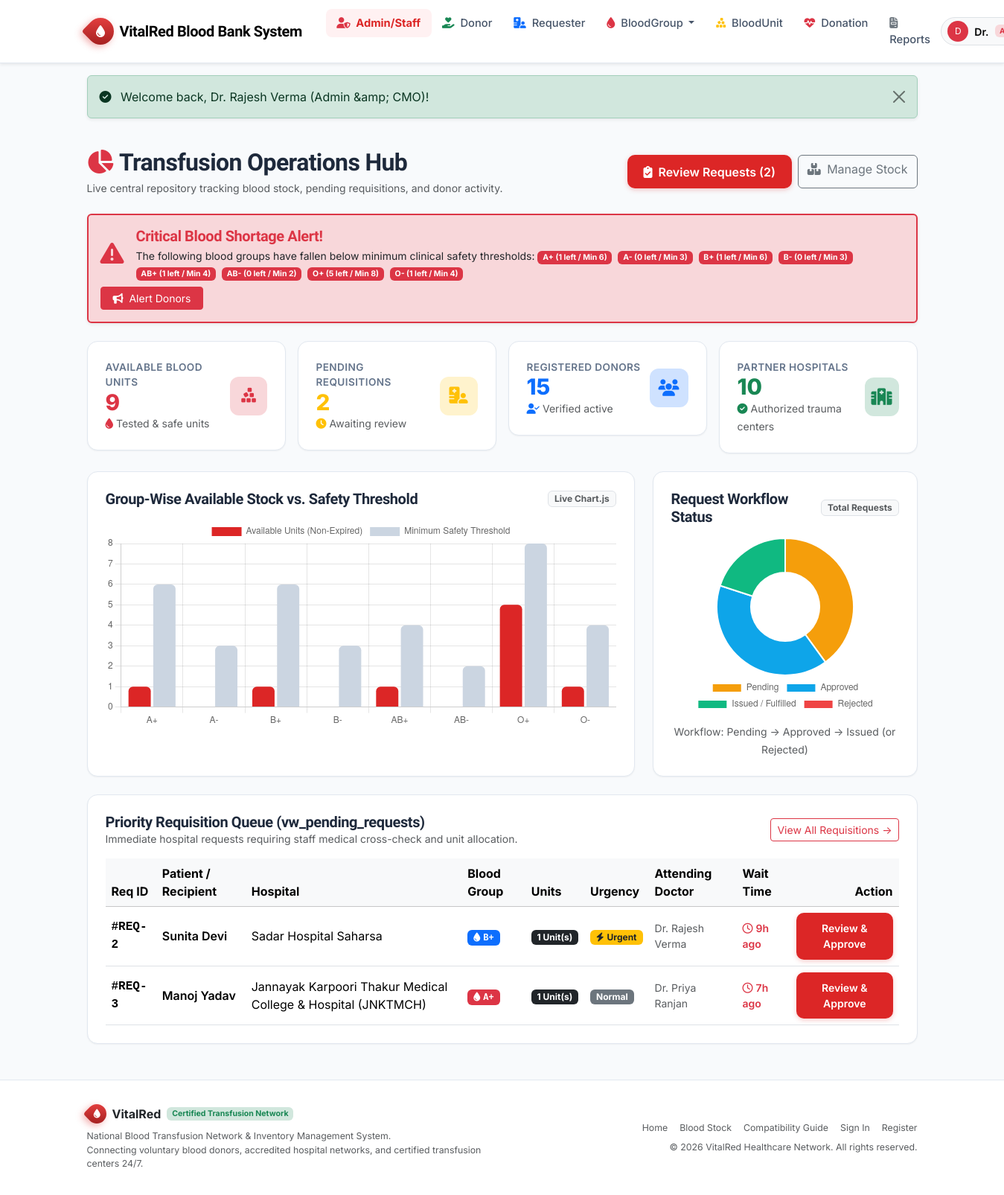
/admin/index.php (signed in), run on the app's committed database.
### tables this page shows
CREATE TABLE blood_groups (
    blood_group_id INT AUTO_INCREMENT PRIMARY KEY,
    group_name VARCHAR(5) NOT NULL UNIQUE,       
    rh_factor ENUM('Positive', 'Negative') NOT NULL,
    critical_threshold INT NOT NULL DEFAULT 5,   
    description VARCHAR(255) NULL
);

### admin/index.php (the view, shortened to what this page needs)
<?php
require_once __DIR__ . '/../includes/auth_helper.php';
$total_units = $pdo->query("SELECT COUNT(*) FROM blood_units WHERE status = 'available' AND expiry_date >= CURDATE()")->fetchColumn();
$pending_reqs = $pdo->query("SELECT COUNT(*) FROM blood_requests WHERE status = 'pending'")->fetchColumn();
$total_donors = $pdo->query("SELECT COUNT(*) FROM donors")->fetchColumn();
$total_hospitals = $pdo->query("SELECT COUNT(*) FROM hospitals WHERE is_active = 1")->fetchColumn();
$stock_data = $pdo->query("SELECT * FROM vw_group_wise_stock ORDER BY blood_group_id ASC")->fetchAll();
$critical_groups = array_filter($stock_data, fn($s) => $s['stock_status'] !== 'OPTIMAL');
$pending_list = $pdo->query("SELECT * FROM vw_pending_requests LIMIT 5")->fetchAll();
$req_stats = $pdo->query("SELECT status, COUNT(*) as count FROM blood_requests GROUP BY status")->fetchAll();
$req_distribution = ['pending' => 0, 'approved' => 0, 'issued' => 0, 'rejected' => 0];
foreach ($req_stats as $rs) {
    $req_distribution[$rs['status']] = intval($rs['count']);
}
require_once __DIR__ . '/../includes/header.php';
?>
<div class="container py-4">
    <div class="d-flex flex-wrap justify-content-between align-items-center mb-4 gap-3">
        <div>
            <h2 class="fw-bold mb-1"><i class="fa-solid fa-chart-pie text-danger me-2"></i>Transfusion Operations Hub</h2>
            <p class="text-muted small mb-0">Live central repository tracking blood stock, pending requisitions, and donor activity.</p>
        </div>
        <div class="d-flex gap-2">
            <a href="<?= BASE_URL ?>admin/requests.php" class="btn btn-vitalred">
                <i class="fa-solid fa-clipboard-check me-1"></i> Review Requests (<?= $pending_reqs ?>)
            </a>
            <a href="<?= BASE_URL ?>admin/stock.php" class="btn btn-outline-secondary">
                <i class="fa-solid fa-boxes-stacked me-1"></i> Manage Stock
            </a>
        </div>
    </div>
    <?php if (!empty($critical_groups)): ?>
        <div class="alert alert-danger shadow-sm border-2 border-danger mb-4 p-3">
            <div class="d-flex align-items-center justify-content-between flex-wrap gap-2">
                <div class="d-flex align-items-center gap-3">
                    <div class="fs-2 text-danger"><i class="fa-solid fa-triangle-exclamation"></i></div>
                    <div>
                        <h5 class="fw-bold text-danger mb-1">Critical Blood Shortage Alert!</h5>
                        <p class="mb-0 small text-dark">
                            The following blood groups have fallen below minimum clinical safety thresholds:
                            <?php foreach ($critical_groups as $cg): ?>
                                <span class="badge bg-danger text-white me-1"><?= e($cg['group_name']) ?> (<?= e($cg['available_units']) ?> left / Min <?= e($cg['critical_threshold']) ?>)</span>
                            <?php endforeach; ?>
                        </p>
                    </div>
                </div>
                <a href="<?= BASE_URL ?>admin/donors.php" class="btn btn-danger btn-sm px-3">
                    <i class="fa-solid fa-bullhorn me-1"></i> Alert Donors
                </a>
            </div>
        </div>
    <?php endif; ?>
    <div class="row g-3 mb-4">
        <div class="col-sm-6 col-xl-3">
            <div class="vr-card stat-widget">
                <div>
                    <div class="stat-label">Available Blood Units</div>
                    <div class="stat-number text-danger"><?= $total_units ?></div>
                    <small class="text-muted"><i class="fa-solid fa-droplet text-danger me-1"></i>Tested &amp; safe units</small>
                </div>
                <div class="stat-icon-wrapper bg-danger-subtle text-danger">
                    <i class="fa-solid fa-cubes-stacked"></i>
                </div>
            </div>
        </div>
        <div class="col-sm-6 col-xl-3">
            <div class="vr-card stat-widget">
                <div>
                    <div class="stat-label">Pending Requisitions</div>
                    <div class="stat-number text-warning"><?= $pending_reqs ?></div>
                    <small class="text-muted"><i class="fa-solid fa-clock text-warning me-1"></i>Awaiting review</small>
                </div>
                <div class="stat-icon-wrapper bg-warning-subtle text-warning">
                    <i class="fa-solid fa-hospital-user"></i>
                </div>
            </div>
        </div>
        <div class="col-sm-6 col-xl-3">
            <div class="vr-card stat-widget">
                <div>
                    <div class="stat-label">Registered Donors</div>
                    <div class="stat-number text-primary"><?= $total_donors ?></div>
                    <small class="text-muted"><i class="fa-solid fa-user-check text-primary me-1"></i>Verified active</small>
                </div>
                <div class="stat-icon-wrapper bg-primary-subtle text-primary">
                    <i class="fa-solid fa-users"></i>
                </div>
            </div>
        </div>
        <div class="col-sm-6 col-xl-3">
            <div class="vr-card stat-widget">
                <div>
                    <div class="stat-label">Partner Hospitals</div>
                    <div class="stat-number text-success"><?= $total_hospitals ?></div>
                    <small class="text-muted"><i class="fa-solid fa-circle-check text-success me-1"></i>Authorized trauma centers</small>
                </div>
                <div class="stat-icon-wrapper bg-success-subtle text-success">
                    <i class="fa-solid fa-hospital"></i>
                </div>
            </div>
        </div>
    </div>
    <div class="row g-4 mb-4">
        <div class="col-lg-8">
            <div class="vr-card p-4 h-100">
                <div class="d-flex justify-content-between align-items-center mb-3">
                    <h5 class="fw-bold mb-0">Group-Wise Available Stock vs. Safety Threshold</h5>
                    <span class="badge bg-light text-muted border">Live Chart.js</span>
                </div>
                <div style="height: 280px;">
                    <canvas id="stockBarChart"></canvas>
                </div>
            </div>
        </div>
        <div class="col-lg-4">
            <div class="vr-card p-4 h-100">
                <div class="d-flex justify-content-between align-items-center mb-3">
                    <h5 class="fw-bold mb-0">Request Workflow Status</h5>
                    <span class="badge bg-light text-muted border">Total Requests</span>
                </div>
                <div style="height: 240px;" class="d-flex align-items-center justify-content-center">
                    <canvas id="requestStatusChart"></canvas>
                </div>
                <div class="text-center mt-2">
                    <small class="text-muted">Workflow: Pending &rarr; Approved &rarr; Issued (or Rejected)</small>
                </div>
            </div>
        </div>
    </div>
    <div class="vr-card p-4 mb-4">
        <div class="d-flex justify-content-between align-items-center mb-3">
            <div>
                <h5 class="fw-bold mb-0">Priority Requisition Queue (vw_pending_requests)</h5>
                <p class="text-muted small mb-0">Immediate hospital requests requiring staff medical cross-check and unit allocation.</p>
            </div>
            <a href="<?= BASE_URL ?>admin/requests.php" class="btn btn-outline-danger btn-sm">
                View All Requisitions &rarr;
            </a>
        </div>
        <?php if (empty($pending_list)): ?>
            <div class="alert alert-success py-3 text-center mb-0">
                <i class="fa-solid fa-check-circle me-1"></i> Great! No pending blood requests waiting for approval.
            </div>
        <?php else: ?>
            <div class="table-responsive">
                <table class="table table-hover align-middle mb-0">
                    <thead class="table-light">
                        <tr>
                            <th>Req ID</th>
                            <th>Patient / Recipient</th>
                            <th>Hospital</th>
                            <th>Blood Group</th>
                            <th>Units</th>
                            <th>Urgency</th>
                            <th>Attending Doctor</th>
                            <th>Wait Time</th>
                            <th class="text-end">Action</th>
                        </tr>
                    </thead>
                    <tbody>
                        <?php foreach ($pending_list as $pr): ?>
                            <tr>
                                <td class="font-monospace fw-bold">#REQ-<?= $pr['request_id'] ?></td>
                                <td class="fw-semibold"><?= e($pr['patient_name']) ?></td>
                                <td><?= e($pr['hospital_name']) ?></td>
                                <td><?= get_blood_badge($pr['group_name']) ?></td>
                                <td><span class="badge bg-dark"><?= e($pr['units_needed']) ?> Unit(s)</span></td>
                                <td><?= get_urgency_badge($pr['urgency']) ?></td>
                                <td class="small text-muted"><?= e($pr['doctor_name']) ?></td>
                                <td class="small text-danger fw-semibold">
                                    <i class="fa-regular fa-clock me-1"></i><?= e($pr['hours_pending']) ?>h ago
                                </td>
                                <td class="text-end">
                                    <a href="<?= BASE_URL ?>admin/requests.php?focus=<?= $pr['request_id'] ?>" class="btn btn-vitalred btn-sm">
                                        Review &amp; Approve
                                    </a>
                                </td>
                            </tr>
                        <?php endforeach; ?>
                    </tbody>
                </table>
            </div>
        <?php endif; ?>
    </div>
</div>
<script>
document.addEventListener('DOMContentLoaded', function () {
    // Stock Chart Data
    const stockLabels = <?= json_encode(array_column($stock_data, 'group_name')) ?>;
    const availableData = <?= json_encode(array_map('intval', array_column($stock_data, 'available_units'))) ?>;
    const thresholdData = <?= json_encode(array_map('intval', array_column($stock_data, 'critical_threshold'))) ?>;
    const ctxStock = document.getElementById('stockBarChart').getContext('2d');
    new Chart(ctxStock, {
        type: 'bar',
        data: {
            labels: stockLabels,
            datasets: [
                {
                    label: 'Available Units (Non-Expired)',
                    data: availableData,
                    backgroundColor: '#dc2626',
                    borderRadius: 6,
                },
                {
                    label: 'Minimum Safety Threshold',
                    data: thresholdData,
                    backgroundColor: '#cbd5e1',
                    borderRadius: 6,
                }
            ]
        },
        options: {
            responsive: true,
            maintainAspectRatio: false,
            plugins: {
                legend: { position: 'top' }
            },
            scales: {
                y: { beginAtZero: true, ticks: { precision: 0 } }
            }
        }
    });
    // Request Donut Chart
    const ctxReq = document.getElementById('requestStatusChart').getContext('2d');
    new Chart(ctxReq, {
        type: 'doughnut',
        data: {
            labels: ['Pending', 'Approved', 'Issued / Fulfilled', 'Rejected'],
            datasets: [{
                data: [
                    <?= $req_distribution['pending'] ?>,
                    <?= $req_distribution['approved'] ?>,
                    <?= $req_distribution['issued'] ?>,
                    <?= $req_distribution['rejected'] ?>
                ],
                backgroundColor: ['#f59e0b', '#0ea5e9', '#10b981', '#ef4444']
            }]
        },
        options: {
            responsive: true,
            maintainAspectRatio: false,
            plugins: {
                legend: { position: 'bottom' }
            }
        }
    });
});
</script>
<?php require_once __DIR__ . '/../includes/footer.php'; ?>

### assets/css/style.css (style rules this page uses)
:root { --primary-red: #dc2626; --primary-red-hover: #b91c1c; --primary-red-dark: #991b1b; --primary-red-light: #fee2e2; --primary-red-ultra-light: #fff1f2; --accent-emerald: #059669; --accent-blue: #2563eb; --accent-purple: #7c3aed; --dark-slate: #0f172a; --card-slate: #1e293b; --border-color: #e2e8f0; --body-bg: #f8fafc; --text-main: #1e293b; --text-muted: #64748b; --font-heading: 'Plus Jakarta Sans', system-ui, -apple-system, sans-serif; --font-body: 'Inter', system-ui, -apple-system, sans-serif; --shadow-sm: 0 1px 2px 0 rgb(0 0 0 / 0.05); --shadow-md: 0 4px 6px -1px rgb(0 0 0 / 0.08), 0 2px 4px -2px rgb(0 0 0 / 0.05); --shadow-lg: 0 10px 15px -3px rgb(0 0 0 / 0.08), 0 4px 6px -4px rgb(0 0 0 / 0.04); --shadow-xl: 0 20px 25px -5px rgb(0 0 0 / 0.1), 0 8px 10px -6px rgb(0 0 0 / 0.05); }
body { font-family: var(--font-body); background-color: var(--body-bg); color: var(--text-main); min-height: 100vh; display: flex; flex-direction: column; }
h1, h2, h3, h4, h5, h6, .navbar-brand { font-family: var(--font-heading); font-weight: 700; letter-spacing: -0.02em; }
.vr-card { background: #ffffff; border: 1px solid var(--border-color); border-radius: 14px; box-shadow: var(--shadow-sm); transition: transform 0.2s ease, box-shadow 0.2s ease; overflow: hidden; }
.stat-widget { padding: 1.5rem; display: flex; align-items: center; justify-content: space-between; }
.stat-icon-wrapper { width: 52px; height: 52px; border-radius: 12px; display: flex; align-items: center; justify-content: center; font-size: 1.4rem; }
.stat-number { font-size: 1.85rem; font-weight: 800; line-height: 1.1; color: var(--dark-slate); }
.stat-label { font-size: 0.85rem; color: var(--text-muted); font-weight: 600; text-transform: uppercase; letter-spacing: 0.03em; }
.btn-vitalred { background-color: var(--primary-red); color: #ffffff; font-weight: 600; border: none; border-radius: 10px; padding: 0.65rem 1.35rem; box-shadow: 0 2px 6px rgba(220, 38, 38, 0.25); transition: all 0.2s ease; }

### data on the page
blood_groups: group_name "A+", available_units "1", critical_threshold "6"
blood_groups: group_name "A-", available_units "0", critical_threshold "3"
blood_groups: group_name "B+", available_units "1", critical_threshold "6"
blood_groups: group_name "B-", available_units "0", critical_threshold "3"
blood_groups: group_name "AB+", available_units "1", critical_threshold "4"
blood_groups: group_name "AB-", available_units "0", critical_threshold "2"
blood_groups: group_name "O+", available_units "5", critical_threshold "8"
blood_groups: group_name "O-", available_units "1", critical_threshold "4"

### other printed values
substr($current_user['full_name'], 0, 1) "D"
explode(' ', $current_user['full_name'])[0] "Dr."
$flash['message'] "Welcome back, Dr. Rajesh Verma (Admin &amp; CMO)!"
$pending_reqs "2"
$total_units "9"
$total_donors "15"
$total_hospitals "10"
$pr['request_id'] "2"
$pr['patient_name'] "Sunita Devi"
$pr['hospital_name'] "Sadar Hospital Saharsa"
$group "B+"
$pr['units_needed'] "1"
$pr['doctor_name'] "Dr. Rajesh Verma"
$pr['hours_pending'] "9"
$pr['request_id'] "3"
